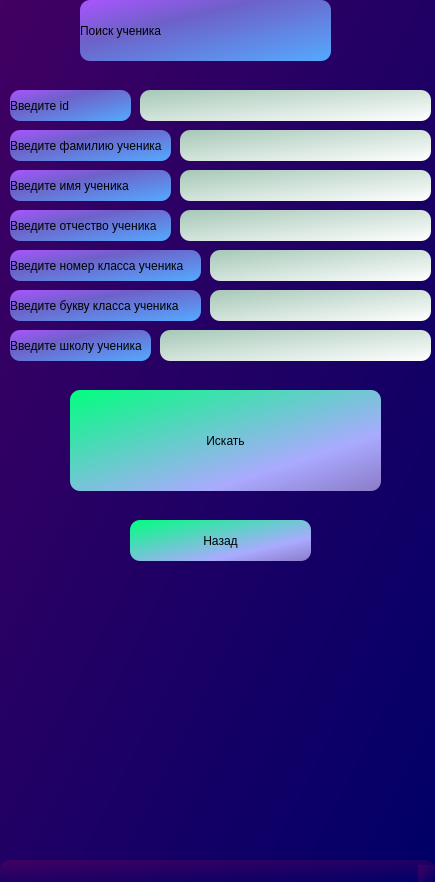
<?xml version="1.0" encoding="UTF-8"?>
<ui version="4.0">
 <class>MainWindow</class>
 <widget class="QMainWindow" name="MainWindow">
  <property name="geometry">
   <rect>
    <x>0</x>
    <y>0</y>
    <width>435</width>
    <height>882</height>
   </rect>
  </property>
  <property name="windowTitle">
   <string>MainWindow</string>
  </property>
  <property name="styleSheet">
   <string notr="true">background-color: qlineargradient(spread:pad, x1:0, y1:0, x2:1, y2:1, stop:0 rgba(65, 0, 98, 255), stop:1 rgba(0, 0, 103, 255));
border-radius: 10px;
</string>
  </property>
  <widget class="QWidget" name="centralwidget">
   <widget class="QLineEdit" name="class_number">
    <property name="geometry">
     <rect>
      <x>210</x>
      <y>250</y>
      <width>221</width>
      <height>31</height>
     </rect>
    </property>
    <property name="styleSheet">
     <string notr="true">background-color: qlineargradient(spread:pad, x1:0, y1:0, x2:1, y2:1, stop:0 rgba(166, 200, 183, 255), stop:1 rgba(255, 255, 255, 255));</string>
    </property>
   </widget>
   <widget class="QLineEdit" name="class_char">
    <property name="geometry">
     <rect>
      <x>210</x>
      <y>290</y>
      <width>221</width>
      <height>31</height>
     </rect>
    </property>
    <property name="styleSheet">
     <string notr="true">background-color: qlineargradient(spread:pad, x1:0, y1:0, x2:1, y2:1, stop:0 rgba(166, 200, 183, 255), stop:1 rgba(255, 255, 255, 255));</string>
    </property>
    <property name="text">
     <string/>
    </property>
   </widget>
   <widget class="QLabel" name="label">
    <property name="geometry">
     <rect>
      <x>10</x>
      <y>250</y>
      <width>191</width>
      <height>31</height>
     </rect>
    </property>
    <property name="styleSheet">
     <string notr="true">background-color: qlineargradient(spread:pad, x1:0, y1:0, x2:1, y2:1, stop:0 rgba(170, 85, 255, 255), stop:0.353234 rgba(109, 97, 200, 255), stop:1 rgba(85, 170, 255, 255));</string>
    </property>
    <property name="text">
     <string>Введите номер класса ученика</string>
    </property>
   </widget>
   <widget class="QLabel" name="label_2">
    <property name="geometry">
     <rect>
      <x>10</x>
      <y>290</y>
      <width>191</width>
      <height>31</height>
     </rect>
    </property>
    <property name="styleSheet">
     <string notr="true">background-color: qlineargradient(spread:pad, x1:0, y1:0, x2:1, y2:1, stop:0 rgba(170, 85, 255, 255), stop:0.353234 rgba(109, 97, 200, 255), stop:1 rgba(85, 170, 255, 255));</string>
    </property>
    <property name="text">
     <string>Введите букву класса ученика</string>
    </property>
   </widget>
   <widget class="QLabel" name="label_4">
    <property name="geometry">
     <rect>
      <x>80</x>
      <y>0</y>
      <width>251</width>
      <height>61</height>
     </rect>
    </property>
    <property name="toolTip">
     <string>&lt;html&gt;&lt;head/&gt;&lt;body&gt;&lt;p align=&quot;center&quot;&gt;Редактирование ученика&lt;/p&gt;&lt;/body&gt;&lt;/html&gt;</string>
    </property>
    <property name="whatsThis">
     <string>&lt;html&gt;&lt;head/&gt;&lt;body&gt;&lt;p align=&quot;center&quot;&gt;Редактирование ученика&lt;/p&gt;&lt;/body&gt;&lt;/html&gt;</string>
    </property>
    <property name="styleSheet">
     <string notr="true">background-color: qlineargradient(spread:pad, x1:0, y1:0, x2:1, y2:1, stop:0 rgba(170, 85, 255, 255), stop:0.353234 rgba(109, 97, 200, 255), stop:1 rgba(85, 170, 255, 255));</string>
    </property>
    <property name="text">
     <string>Поиск ученика</string>
    </property>
   </widget>
   <widget class="QLineEdit" name="surname">
    <property name="geometry">
     <rect>
      <x>180</x>
      <y>130</y>
      <width>251</width>
      <height>31</height>
     </rect>
    </property>
    <property name="styleSheet">
     <string notr="true">background-color: qlineargradient(spread:pad, x1:0, y1:0, x2:1, y2:1, stop:0 rgba(166, 200, 183, 255), stop:1 rgba(255, 255, 255, 255));</string>
    </property>
   </widget>
   <widget class="QLineEdit" name="name">
    <property name="geometry">
     <rect>
      <x>180</x>
      <y>170</y>
      <width>251</width>
      <height>31</height>
     </rect>
    </property>
    <property name="styleSheet">
     <string notr="true">background-color: qlineargradient(spread:pad, x1:0, y1:0, x2:1, y2:1, stop:0 rgba(166, 200, 183, 255), stop:1 rgba(255, 255, 255, 255));</string>
    </property>
   </widget>
   <widget class="QLineEdit" name="second_name">
    <property name="geometry">
     <rect>
      <x>180</x>
      <y>210</y>
      <width>251</width>
      <height>31</height>
     </rect>
    </property>
    <property name="styleSheet">
     <string notr="true">background-color: qlineargradient(spread:pad, x1:0, y1:0, x2:1, y2:1, stop:0 rgba(166, 200, 183, 255), stop:1 rgba(255, 255, 255, 255));</string>
    </property>
   </widget>
   <widget class="QLabel" name="label_3">
    <property name="geometry">
     <rect>
      <x>10</x>
      <y>130</y>
      <width>161</width>
      <height>31</height>
     </rect>
    </property>
    <property name="styleSheet">
     <string notr="true">background-color: qlineargradient(spread:pad, x1:0, y1:0, x2:1, y2:1, stop:0 rgba(170, 85, 255, 255), stop:0.353234 rgba(109, 97, 200, 255), stop:1 rgba(85, 170, 255, 255));</string>
    </property>
    <property name="text">
     <string>Введите фамилию ученика</string>
    </property>
   </widget>
   <widget class="QLabel" name="label_5">
    <property name="geometry">
     <rect>
      <x>10</x>
      <y>170</y>
      <width>161</width>
      <height>31</height>
     </rect>
    </property>
    <property name="styleSheet">
     <string notr="true">background-color: qlineargradient(spread:pad, x1:0, y1:0, x2:1, y2:1, stop:0 rgba(170, 85, 255, 255), stop:0.353234 rgba(109, 97, 200, 255), stop:1 rgba(85, 170, 255, 255));</string>
    </property>
    <property name="text">
     <string>Введите имя ученика</string>
    </property>
   </widget>
   <widget class="QLabel" name="label_6">
    <property name="geometry">
     <rect>
      <x>10</x>
      <y>210</y>
      <width>161</width>
      <height>31</height>
     </rect>
    </property>
    <property name="styleSheet">
     <string notr="true">background-color: qlineargradient(spread:pad, x1:0, y1:0, x2:1, y2:1, stop:0 rgba(170, 85, 255, 255), stop:0.353234 rgba(109, 97, 200, 255), stop:1 rgba(85, 170, 255, 255));</string>
    </property>
    <property name="text">
     <string>Введите отчество ученика</string>
    </property>
   </widget>
   <widget class="QLabel" name="label_7">
    <property name="geometry">
     <rect>
      <x>10</x>
      <y>90</y>
      <width>121</width>
      <height>31</height>
     </rect>
    </property>
    <property name="styleSheet">
     <string notr="true">background-color: qlineargradient(spread:pad, x1:0, y1:0, x2:1, y2:1, stop:0 rgba(170, 85, 255, 255), stop:0.353234 rgba(109, 97, 200, 255), stop:1 rgba(85, 170, 255, 255));</string>
    </property>
    <property name="text">
     <string>Введите id</string>
    </property>
   </widget>
   <widget class="QLineEdit" name="id">
    <property name="geometry">
     <rect>
      <x>140</x>
      <y>90</y>
      <width>291</width>
      <height>31</height>
     </rect>
    </property>
    <property name="styleSheet">
     <string notr="true">background-color: qlineargradient(spread:pad, x1:0, y1:0, x2:1, y2:1, stop:0 rgba(166, 200, 183, 255), stop:1 rgba(255, 255, 255, 255));</string>
    </property>
   </widget>
   <widget class="QPushButton" name="finish">
    <property name="geometry">
     <rect>
      <x>70</x>
      <y>390</y>
      <width>311</width>
      <height>101</height>
     </rect>
    </property>
    <property name="styleSheet">
     <string notr="true">background-color: qlineargradient(spread:pad, x1:0, y1:0, x2:1, y2:1, stop:0 rgba(0, 255, 127, 255), stop:0.716418 rgba(170, 170, 255, 255), stop:1 rgba(139, 123, 200, 255));</string>
    </property>
    <property name="text">
     <string>Искать</string>
    </property>
   </widget>
   <widget class="QLabel" name="label_14">
    <property name="geometry">
     <rect>
      <x>10</x>
      <y>330</y>
      <width>141</width>
      <height>31</height>
     </rect>
    </property>
    <property name="styleSheet">
     <string notr="true">background-color: qlineargradient(spread:pad, x1:0, y1:0, x2:1, y2:1, stop:0 rgba(170, 85, 255, 255), stop:0.353234 rgba(109, 97, 200, 255), stop:1 rgba(85, 170, 255, 255));</string>
    </property>
    <property name="text">
     <string>Введите школу ученика</string>
    </property>
   </widget>
   <widget class="QLineEdit" name="school">
    <property name="geometry">
     <rect>
      <x>160</x>
      <y>330</y>
      <width>271</width>
      <height>31</height>
     </rect>
    </property>
    <property name="styleSheet">
     <string notr="true">background-color: qlineargradient(spread:pad, x1:0, y1:0, x2:1, y2:1, stop:0 rgba(166, 200, 183, 255), stop:1 rgba(255, 255, 255, 255));</string>
    </property>
   </widget>
   <widget class="QPushButton" name="back">
    <property name="geometry">
     <rect>
      <x>130</x>
      <y>520</y>
      <width>181</width>
      <height>41</height>
     </rect>
    </property>
    <property name="styleSheet">
     <string notr="true">background-color: qlineargradient(spread:pad, x1:0, y1:0, x2:1, y2:1, stop:0 rgba(0, 255, 127, 255), stop:0.716418 rgba(170, 170, 255, 255), stop:1 rgba(139, 123, 200, 255));</string>
    </property>
    <property name="text">
     <string>Назад</string>
    </property>
   </widget>
  </widget>
  <widget class="QMenuBar" name="menubar">
   <property name="geometry">
    <rect>
     <x>0</x>
     <y>0</y>
     <width>435</width>
     <height>26</height>
    </rect>
   </property>
  </widget>
  <widget class="QStatusBar" name="statusbar"/>
 </widget>
 <resources/>
 <connections/>
</ui>
